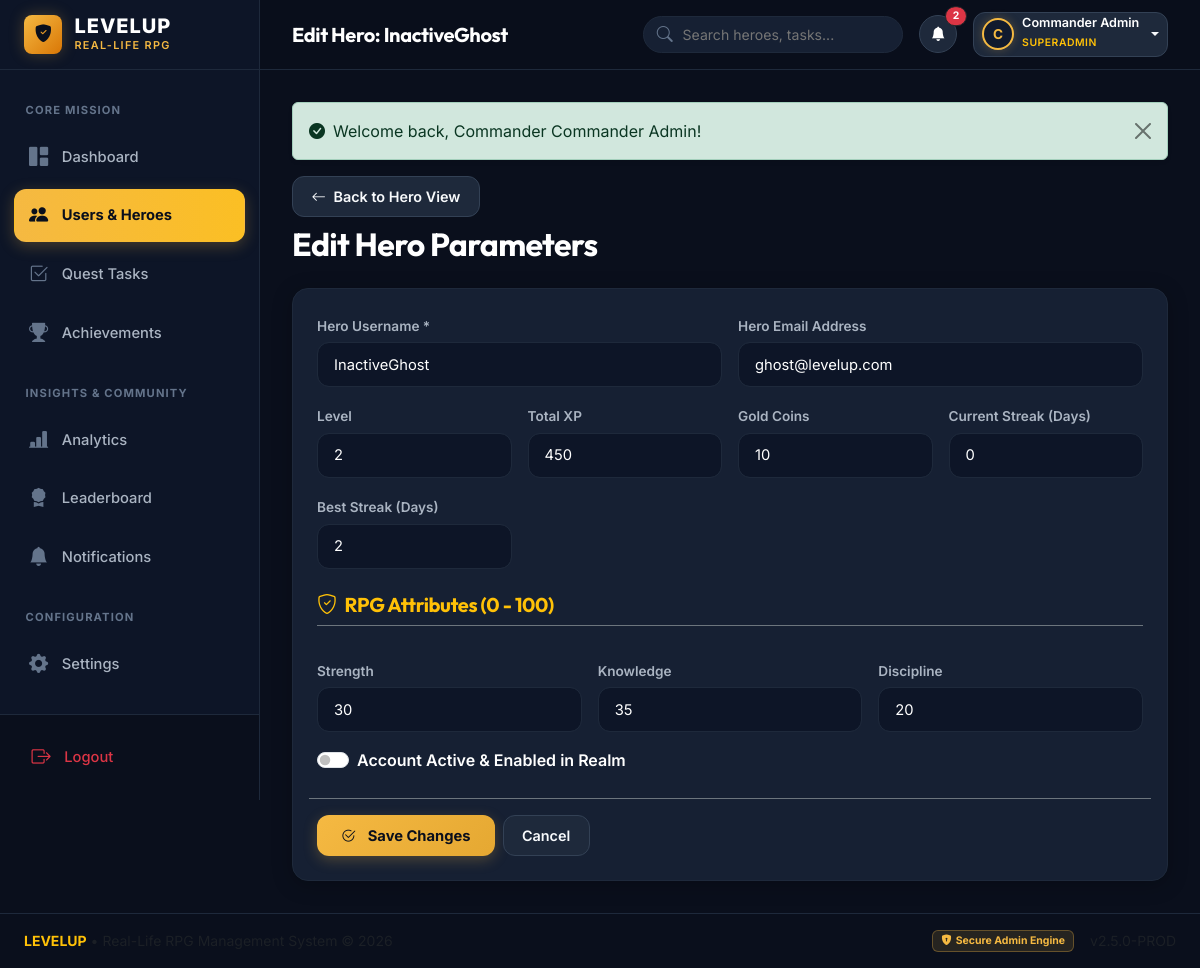
The page /admin-web/user-edit.php?id=10 (signed in) on the database its author committed.
### tables this page shows
CREATE TABLE IF NOT EXISTS `users` (
    `id` INT AUTO_INCREMENT PRIMARY KEY,
    `username` VARCHAR(100) NOT NULL,
    `email` VARCHAR(150) UNIQUE,
    `avatar_id` VARCHAR(50) DEFAULT 'hero1',
    `profile_image_path` VARCHAR(255) NULL,
    `level` INT NOT NULL DEFAULT 1,
    `total_xp` INT NOT NULL DEFAULT 0,
    `gold` INT NOT NULL DEFAULT 0,
    `current_streak` INT NOT NULL DEFAULT 0,
    `best_streak` INT NOT NULL DEFAULT 0,
    `skills_json` TEXT NULL,
    `is_active` TINYINT(1) NOT NULL DEFAULT 1,
    `hydration_current_streak` INT NOT NULL DEFAULT 0,
    `hydration_best_streak` INT NOT NULL DEFAULT 0,
    `last_hydration_date` VARCHAR(50) NULL,
    `created_at` TIMESTAMP DEFAULT CURRENT_TIMESTAMP,
    `updated_at` TIMESTAMP DEFAULT CURRENT_TIMESTAMP ON UPDATE CURRENT_TIMESTAMP,
    INDEX `idx_users_level` (`level`),
    INDEX `idx_users_is_active` (`is_active`)
);

### admin-web/includes/auth.php (called while the page is built, shortened)
<?php
function get_logged_in_admin(): ?array {
    try {
        $db = getDB();
        $stmt = $db->prepare("SELECT id, username, email, role, last_login FROM admins WHERE id = ?");
        $stmt->execute([$_SESSION['admin_id']]);
        $admin = $stmt->fetch();
        return $admin ?: null;
    } catch (Exception $e) {
        return null;
    }
}

### admin-web/user-edit.php (the view, shortened to what this page needs)
<?php
require_once __DIR__ . '/includes/auth.php';
require_once __DIR__ . '/includes/functions.php';
$db = getDB();
$userId = (int)($_GET['id'] ?? 0);
$stmt = $db->prepare("SELECT * FROM users WHERE id = ?");
$stmt->execute([$userId]);
$user = $stmt->fetch();
$pageTitle = "Edit Hero: " . $user['username'];
$skills = ['Strength' => 50, 'Knowledge' => 50, 'Discipline' => 50];
if (!empty($user['skills_json'])) {
    $decoded = json_decode($user['skills_json'], true);
    if (is_array($decoded)) {
        $skills = array_merge($skills, $decoded);
    }
}
require_once __DIR__ . '/includes/header.php';
require_once __DIR__ . '/includes/sidebar.php';
?>
<div class="admin-main">
    <?php require_once __DIR__ . '/includes/navbar.php'; ?>
    <div class="content-body">
        <div class="d-flex justify-content-between align-items-center mb-4">
            <div>
                <a href="user-view.php?id=<?= $user['id'] ?>" class="btn btn-dark-rpg btn-sm mb-2"><i class="bi bi-arrow-left me-1"></i> Back to Hero View</a>
                <h2 class="fw-bold text-white mb-0">Edit Hero Parameters</h2>
            </div>
        </div>
        <div class="card-rpg">
            <form method="POST" action="user-edit.php?id=<?= $user['id'] ?>">
                <div class="row g-3">
                    <div class="col-12 col-md-6">
                        <label for="username" class="form-label-rpg">Hero Username *</label>
                        <input type="text" class="form-control form-control-rpg" id="username" name="username" value="<?= e($_POST['username'] ?? $user['username']) ?>" required>
                    </div>
                    <div class="col-12 col-md-6">
                        <label for="email" class="form-label-rpg">Hero Email Address</label>
                        <input type="email" class="form-control form-control-rpg" id="email" name="email" value="<?= e($_POST['email'] ?? $user['email']) ?>">
                    </div>
                    <div class="col-6 col-md-3">
                        <label for="level" class="form-label-rpg">Level</label>
                        <input type="number" class="form-control form-control-rpg" id="level" name="level" min="1" value="<?= (int)($_POST['level'] ?? $user['level']) ?>" required>
                    </div>
                    <div class="col-6 col-md-3">
                        <label for="total_xp" class="form-label-rpg">Total XP</label>
                        <input type="number" class="form-control form-control-rpg" id="total_xp" name="total_xp" min="0" value="<?= (int)($_POST['total_xp'] ?? $user['total_xp']) ?>" required>
                    </div>
                    <div class="col-6 col-md-3">
                        <label for="gold" class="form-label-rpg">Gold Coins</label>
                        <input type="number" class="form-control form-control-rpg" id="gold" name="gold" min="0" value="<?= (int)($_POST['gold'] ?? $user['gold']) ?>">
                    </div>
                    <div class="col-6 col-md-3">
                        <label for="current_streak" class="form-label-rpg">Current Streak (Days)</label>
                        <input type="number" class="form-control form-control-rpg" id="current_streak" name="current_streak" min="0" value="<?= (int)($_POST['current_streak'] ?? $user['current_streak']) ?>">
                    </div>
                    <div class="col-6 col-md-3">
                        <label for="best_streak" class="form-label-rpg">Best Streak (Days)</label>
                        <input type="number" class="form-control form-control-rpg" id="best_streak" name="best_streak" min="0" value="<?= (int)($_POST['best_streak'] ?? $user['best_streak']) ?>">
                    </div>
                    <div class="col-12 mt-4">
                        <h5 class="text-warning fw-bold border-bottom border-secondary pb-2 mb-3">
                            <i class="bi bi-shield-check me-2"></i>RPG Attributes (0 - 100)
                        </h5>
                    </div>
                    <div class="col-12 col-md-4">
                        <label for="strength" class="form-label-rpg">Strength</label>
                        <input type="number" class="form-control form-control-rpg" id="strength" name="strength" min="0" max="100" value="<?= (int)($_POST['strength'] ?? $skills['Strength'] ?? 50) ?>">
                    </div>
                    <div class="col-12 col-md-4">
                        <label for="knowledge" class="form-label-rpg">Knowledge</label>
                        <input type="number" class="form-control form-control-rpg" id="knowledge" name="knowledge" min="0" max="100" value="<?= (int)($_POST['knowledge'] ?? $skills['Knowledge'] ?? 50) ?>">
                    </div>
                    <div class="col-12 col-md-4">
                        <label for="discipline" class="form-label-rpg">Discipline</label>
                        <input type="number" class="form-control form-control-rpg" id="discipline" name="discipline" min="0" max="100" value="<?= (int)($_POST['discipline'] ?? $skills['Discipline'] ?? 50) ?>">
                    </div>
                    <div class="col-12 mt-3">
                        <div class="form-check form-switch">
                            <input class="form-check-input" type="checkbox" id="is_active" name="is_active" <?= (!empty($_POST) ? isset($_POST['is_active']) : $user['is_active']) ? 'checked' : '' ?>>
                            <label class="form-check-label text-white fw-semibold" for="is_active">Account Active & Enabled in Realm</label>
                        </div>
                    </div>
                    <div class="col-12 mt-4 pt-3 border-top border-secondary d-flex gap-2">
                        <button type="submit" class="btn btn-gold px-4">
                            <i class="bi bi-check2-circle me-1"></i> Save Changes
                        </button>
                        <a href="user-view.php?id=<?= $user['id'] ?>" class="btn btn-dark-rpg">Cancel</a>
                    </div>
                </div>
            </form>
        </div>
    </div>
</div>
<?php require_once __DIR__ . '/includes/footer.php'; ?>

### admin-web/includes/navbar.php (shortened to what this page needs)
<?php
$adminUser = get_logged_in_admin() ?? [
    'username' => 'Administrator',
    'email' => 'admin@levelup.com',
    'role' => 'Superadmin'
];
try {
    $db = getDB();
    $unreadStmt = $db->query("SELECT COUNT(*) FROM notifications WHERE is_read = 0");
    $unreadCount = (int)$unreadStmt->fetchColumn();
} catch (Exception $e) {
    $unreadCount = 0;
}
?>
<header class="admin-navbar">
    <div class="d-flex align-items-center gap-3">
        <div>
            <h4 class="mb-0 fw-bold fs-5 text-white"><?= e($pageTitle ?? 'Dashboard') ?></h4>
        </div>
    </div>
    <div class="d-flex align-items-center gap-3">
        <div class="search-wrapper d-none d-md-flex">
            <form action="users.php" method="GET">
                <input type="text" name="search" class="top-search-input" placeholder="Search heroes, tasks..." value="<?= e($_GET['search'] ?? '') ?>">
            </form>
        </div>
        <div class="dropdown">
            <a href="notifications.php" class="btn btn-dark-rpg position-relative px-2 py-1 rounded-circle" style="width: 38px; height: 38px; display: inline-flex; align-items: center; justify-content: center;" title="View Notifications">
                <i class="bi bi-bell-fill text-white"></i>
                <?php if ($unreadCount > 0): ?>
                    <span class="position-absolute top-0 start-100 translate-middle badge rounded-pill bg-danger border border-dark" style="font-size: 0.65rem;">
                        <?= $unreadCount ?>
                    </span>
                <?php endif; ?>
            </a>
        </div>
        <div class="dropdown">
            <button class="btn btn-dark-rpg d-flex align-items-center gap-2 py-1 px-2 dropdown-toggle" type="button" data-bs-toggle="dropdown" aria-expanded="false">
                <div class="avatar-ring" style="width: 32px; height: 32px; font-size: 0.85rem;">
                    <?= strtoupper(substr($adminUser['username'] ?? 'A', 0, 1)) ?>
                </div>
                <div class="text-start d-none d-sm-block">
                    <div class="text-white fw-semibold small lh-1"><?= e($adminUser['username']) ?></div>
                    <small class="text-warning text-uppercase" style="font-size: 0.65rem; letter-spacing: 0.05em;"><?= e($adminUser['role']) ?></small>
                </div>
            </button>
        </div>
    </div>
</header>

### admin-web/assets/css/admin.css (style rules this page uses)
:root { --bg-main: #0A0F1C; --bg-card: #162033; --bg-card-hover: #1A263D; --bg-card-elevated: #1E2B45; --border-color: #1E293B; --border-focus: #F5B942; --text-main: #F8FAFC; --text-secondary: #AAB4C2; --text-muted: #64748B; --gold-primary: #F5B942; --gold-hover: #E5A832; --gold-glow: rgba(245, 185, 66, 0.25); --gold-subtle: rgba(245, 185, 66, 0.12); --accent-blue: #38BDF8; --accent-purple: #A855F7; --accent-green: #10B981; --accent-red: #EF4444; --sidebar-width: 260px; --topbar-height: 70px; --radius-sm: 8px; --radius-md: 12px; --radius-lg: 16px; --radius-xl: 20px; --transition-fast: 0.2s ease; --transition-normal: 0.3s cubic-bezier(0.4, 0, 0.2, 1); }
* { box-sizing: border-box; }
body { background-color: var(--bg-main); color: var(--text-main); font-family: 'Inter', system-ui, -apple-system, sans-serif; min-height: 100vh; margin: 0; padding: 0; overflow-x: hidden; }
h1, h2, h3, h4, h5, h6, .brand-font { font-family: 'Outfit', 'Inter', sans-serif; font-weight: 700; letter-spacing: -0.02em; color: #FFFFFF; }
.admin-main { width: 100%; min-width: 0; min-height: 100vh; display: flex; flex-direction: column; }
.admin-navbar { height: var(--topbar-height); background-color: rgba(10, 15, 28, 0.85); backdrop-filter: blur(12px); border-bottom: 1px solid var(--border-color); position: sticky; top: 0; z-index: 1010; display: flex; align-items: center; justify-content: space-between; padding: 0 2rem; }
.top-search-input { background-color: var(--bg-card); border: 1px solid var(--border-color); color: var(--text-main); border-radius: 9999px; padding: 0.45rem 1rem 0.45rem 2.4rem; font-size: 0.88rem; width: 260px; transition: all var(--transition-fast); }
.search-wrapper { position: relative; display: flex; align-items: center; }
.content-body { flex: 1; width: 100%; max-width: 100%; padding: 2rem; }
.card-rpg { background-color: var(--bg-card); border: 1px solid var(--border-color); border-radius: var(--radius-lg); padding: 1.5rem; box-shadow: 0 4px 20px rgba(0, 0, 0, 0.25); transition: transform var(--transition-fast), border-color var(--transition-fast), box-shadow var(--transition-fast); position: relative; overflow: hidden; }
.btn-gold { background: linear-gradient(135deg, var(--gold-primary), #E5A832); color: #0A0F1C; font-weight: 700; border: none; border-radius: var(--radius-md); padding: 0.55rem 1.25rem; font-size: 0.92rem; display: inline-flex; align-items: center; gap: 0.5rem; transition: all var(--transition-fast); box-shadow: 0 4px 14px var(--gold-glow); }
.btn-dark-rpg { background-color: #1E293B; color: var(--text-main); border: 1px solid #334155; border-radius: var(--radius-md); padding: 0.55rem 1.15rem; font-weight: 600; font-size: 0.9rem; transition: all var(--transition-fast); }
.form-control-rpg, .form-select-rpg { background-color: #0D1527; border: 1px solid var(--border-color); color: #FFFFFF; border-radius: var(--radius-md); padding: 0.65rem 1rem; font-size: 0.92rem; transition: all var(--transition-fast); }
.form-label-rpg { font-size: 0.85rem; font-weight: 600; color: var(--text-secondary); margin-bottom: 0.4rem; }
.avatar-ring { width: 44px; height: 44px; border-radius: 50%; border: 2px solid var(--gold-primary); display: flex; align-items: center; justify-content: center; background: #111A2E; font-weight: 700; color: var(--gold-primary); box-shadow: 0 0 10px var(--gold-glow); }

### rows shown on the page
users: username "InactiveGhost", email "ghost@levelup.com", level "2", total_xp "450", gold "10", current_streak "0", best_streak "2", strength "30", knowledge "35", discipline "20"

### other values the page prints
$pageTitle "Edit Hero: InactiveGhost"
$unreadCount "2"
substr($adminUser['username'] ?? 'A', 0, 1) "C"
$adminUser['username'] "Commander Admin"
$adminUser['role'] "SUPERADMIN"
$_SESSION[$sessionKey] "Welcome back, Commander Commander Admin!"
